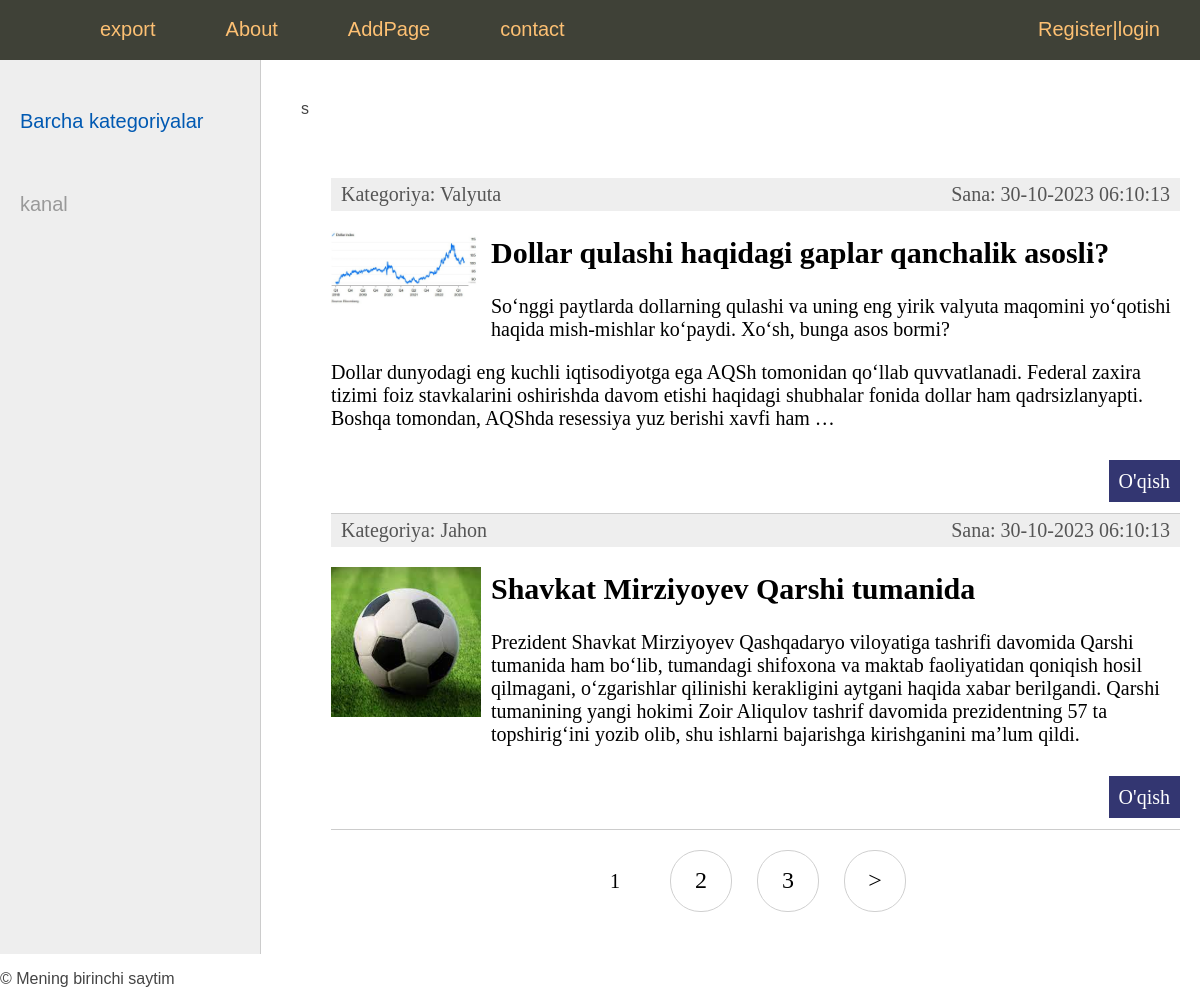
The page / on the database its author committed.
### menu/models.py (models this page shows, shortened)
class News(models.Model):
    title = models.CharField(max_length=255, verbose_name="Sarlavha")
    slug = models.SlugField(max_length=255, unique=True, db_index=True, verbose_name="URL")
    content = models.TextField(blank=True, verbose_name="Matn")
    photo = models.ImageField(upload_to="photos/%Y/%m/%d/", verbose_name="photo")
    time_create = models.DateTimeField(auto_now_add=True, verbose_name="vaqt")
    time_update = models.DateTimeField(auto_now=True, verbose_name="o'zgargan vaqt")
    is_published = models.BooleanField(default=True, verbose_name="tahrir")
    cat = models.ForeignKey('Category', on_delete=models.CASCADE, verbose_name="category")
    def get_absolute_url(self):
        return reverse('post', kwargs={'post_slug': self.slug})
    class Meta:
        verbose_name = 'New'
        verbose_name_plural = 'News'
        ordering = ['time_create', 'title']

class Category(models.Model):
    name = models.CharField(max_length=100, db_index=True, verbose_name="name")
    slug = models.SlugField(max_length=255, unique=True, db_index=True, verbose_name="URL")
    def __str__(self):
        return self.name
    class Meta:
        verbose_name = 'Category'
        verbose_name_plural = 'Categories'
        ordering = ['id']

### menu/views.py (the view)
# urls.py: path('', NewsHome.as_view(), name='home'),
class NewsHome(ListView):
    paginate_by = 2
    model = News
    template_name = 'page/index.html'
    context_object_name = 'posts'
    def get_context_data(self, *, object_list=None, **kwargs):
        contex = super().get_context_data(**kwargs)
        contex['menu'] = menu
        contex['title'] = 'Bosh sahifa'
        contex['cat_selected'] = 0
        return contex
    def get_queryset(self):
        return News.objects.filter(is_published=True)

### menu/templates/page/index.html (shortened to what this page needs)
{% extends 'page/base.html' %}
{% block content %}
<ul class="list-articles">
	{% for p in posts %}
			<li><div class="article-panel">
	<p class="first">Kategoriya: {{p.cat}}</p>
	<p class="last">Sana: {{p.time_update|date:"d-m-Y H:i:s"}}</p>
</div>
{% if p.photo %}
	<p><img class="img-article-left thumb" src="{{p.photo.url}}"></p>
{% endif %}
				<h2>{{p.title}}</h2>
	{% autoescape on %}
	{{p.content|linebreaks|truncatewords:50}}
	{% endautoescape %}
			<p class="link-read-post"><a href="{{ p.get_absolute_url }}">O'qish</a></p>
			</li>
	{% endfor %}
</ul>
{% endblock %}

### menu/templates/page/base.html (shortened to what this page needs)
{% load static %}
<!DOCTYPE html>
<html>
<head>
	<link type="text/css" href="{% static 'css/styles.css' %}" rel="stylesheet" />
</head>
<body>
<table class="table-page" border=0 cellpadding="0" cellspacing="0">
<tr><td valign=top>
{% block mainmenu %}
		<div class="header">
			<ul id="mainmenu" class="mainmenu">
			<li class="logo"><a href="{% url 'home' %}"><div class="logo"></div></a></li>
				 <li ><a href="{% url 'export' %}">export</a></li>
{% for m in menu %}
      <li ><a href="{% url m.url_name %}">{{m.title}}</a></li>
{% endfor %}
				{% if request.user.is_authenticated %}
        		<li class="last">{{ user.username }}|<a href="{% url 'logout' %}">logout</a> </li>
        {% else %}
                <li class="last"><a href="{% url 'register' %}">Register</a>|<a href="{% url 'login' %}">login</a></a></li>
		{% endif %}
      </ul>
    </div>
{% endblock mainmenu %}
<table class="table-content" border=0 cellpadding="0" cellspacing="0">
<tr>
	<td valign="top" class="left-chapters">
	<ul id="leftchapters">
{% if cat_selected == 0 %}
		<li class="selected">Barcha kategoriyalar</li>
{% else %}
		<li><a href="{% url 'home' %}">Barcha kategoriyalar</a></li>
{% endif %}
		<li class="share">
		<p>kanal</p>
		<a class="share-yt" href="https://t.me/Alixon1212" target="_blank" rel="nofollow"></a>
		</li>
	</ul>
</td>
<td valign="top" class="content">
s
	<div class="content-text">
{% block content %}
{% endblock %}
		{% if page_obj.has_other_pages %}
	<nav class="list-pages">
    <ul>
        {% for p in paginator.page_range %}
    {% if page_obj.number == p %}
        <li class="page-num page-num-selected">{{ p }}</li>
    {% elif p >= page_obj.number|add:-2 and p <= page_obj.number|add:2  %}
        <li class="page-num">
            <a href="?page={{ p }}">{{ p }}</a>
        </li>
    {% endif %}
        {% endfor %}
{% if page_obj.has_next %}
<li class="page-num">
  <a href="?page={{ page_obj.next_page_number }}">&gt;</a>
</li>
{% endif %}
    </ul>
</nav>
{% endif %}
  </div>
</td></tr></table>
</td></tr>
<tr><td valign=top>
	<div id="footer">
		<p>&copy; Mening birinchi saytim</p>
	</div>
</td></tr></table>
</body>
</html>

### static/css/styles.css (style rules this page uses)
html, body { font-family: 'Arial'; margin: 0; padding: 0; height: 100%; width: 100%; color: #444; }
a { color: #0059b2; text-decoration: none; }
img { max-width: 600px; height: auto; }
img.img-article-left { max-width: 300px; height: auto; float: left; padding: 0 10px 10px 0; }
img.img-article-left.thumb { max-width: 150px; height: auto; }
p.link-read-post { text-align: right; }
p.link-read-post a { padding: 10px; min-width: 100px; background: #333671; color: #fff; text-decoration: none; }
div.article-panel { background: #eee; padding: 5px 10px 5px 10px; box-sizing: border-box; overflow: hidden; color: #555; }
div.article-panel p.first { margin: 0; float: left; }
div.article-panel p.last { margin: 0; float: right; }
ul.list-articles { list-style: none; margin: 0; padding: 0; }
ul.list-articles li { border-bottom: 1px solid #ccc; }
.table-page { width: 100%; height: 100%; vertical-align: top; }
.table-page tr { height: 100%; }
.header { background: #3F4137; height: 60px; }
.logo { background: url('../images/logo.png') no-repeat 10px 5px; width: 70px; height: 60px; }
ul.mainmenu { list-style: none; margin: 0; padding: 0; height: 60px; color: #fdc073; font-size: 20px; overflow: hidden; }
ul.mainmenu li { float: left; margin: 18px 40px 0 30px; }
ul.mainmenu li.logo { margin: 0; }
ul.mainmenu li.last { float: right; }
ul.mainmenu li a { color: #fdc073; text-decoration: none; }
.table-content { width: 100%; min-height: 100%; height: 100%; }
.left-chapters { margin: 0; background: #eee; border-right: 1px solid #ccc; min-height: 100%; }
.left-chapters ul { width: 230px; min-height: 100%; margin: 0; padding: 20px 10px 10px 20px; list-style: none; font-size: 20px; }
.left-chapters ul li { margin: 30px 0 0 0; color: #999; }
.left-chapters ul li.selected { color: #0059b2; }
.left-chapters ul li a { color: #444; text-decoration: none; }
.left-chapters ul li.share { margin: 60px 0 0 0; }
.left-chapters ul li.share p { margin: 30px 0 30px 0; }
.left-chapters ul li.share a { display: inline-block; width: 40px; height: 40px; margin: 0 20px 0 0; }
.left-chapters ul li.share a.share-yt { width: 100%; height: 30px; background: url('../images/share_yt.png') no-repeat 0 0 }
.content { padding: 40px 20px 20px 40px; width: 100%; box-sizing: border-box; }
.content-text { margin: 60px 0 0 30px; color: #000; font-size: 20px; font-family: Yandex Sans Display Light; }
.list-pages { text-align: center; margin: 0 0 20px 0; }
.list-pages ul { margin: 20px 0 0 0; padding: 0; list-style: none; }
.list-pages ul li { display: inline-block; margin: 0 20px 0 0; }
.list-pages a { color: #000; font-size: 24px; text-decoration: none; }
.list-pages .page-num, .page-num-selected { display: inline-block; width: 60px; height: 44px; padding: 16px 0 0 0; border: 1px solid #d0d0d0; border-radius: 30px; }
.list-pages .page-num-selected { border: none; color: #000; font-size: 20px; }

### rows shown on the page
News: cat "Valyuta", time_update "30-10-2023 06:10:13", photo (picture), title "Dollar qulashi haqidagi gaplar qanchalik asosli?", content "So‘nggi paytlarda dollarning qulashi va uning eng yirik valyuta maqomini yo‘qotishi haqida mish-mishlar ko‘paydi. Xo‘sh, bunga asos bormi? Dollar dunyodagi eng kuchli iqtisodiyotga ega AQSh tomonidan qo‘llab quvvatlanadi. Federal zaxira tizimi foiz stavkalarini oshirishda davom etishi haqidagi shubhalar fonida dollar ham qadrsizlanyapti. Boshqa tomondan, AQShda resessiya yuz berishi xavfi ham …"
News: cat "Jahon", time_update "30-10-2023 06:10:13", photo (picture), title "Shavkat Mirziyoyev Qarshi tumanida", content "Prezident Shavkat Mirziyoyev Qashqadaryo viloyatiga tashrifi davomida Qarshi tumanida ham bo‘lib, tumandagi shifoxona va maktab faoliyatidan qoniqish hosil qilmagani, o‘zgarishlar qilinishi kerakligini aytgani haqida xabar berilgandi. Qarshi tumanining yangi hokimi Zoir Aliqulov tashrif davomida prezidentning 57 ta topshirig‘ini yozib olib, shu ishlarni bajarishga kirishganini maʼlum qildi."

### other values the page prints
{{ m.title }} "About" "AddPage" "contact"
{{ p }} "1"
{{ p }} "2" "3"
